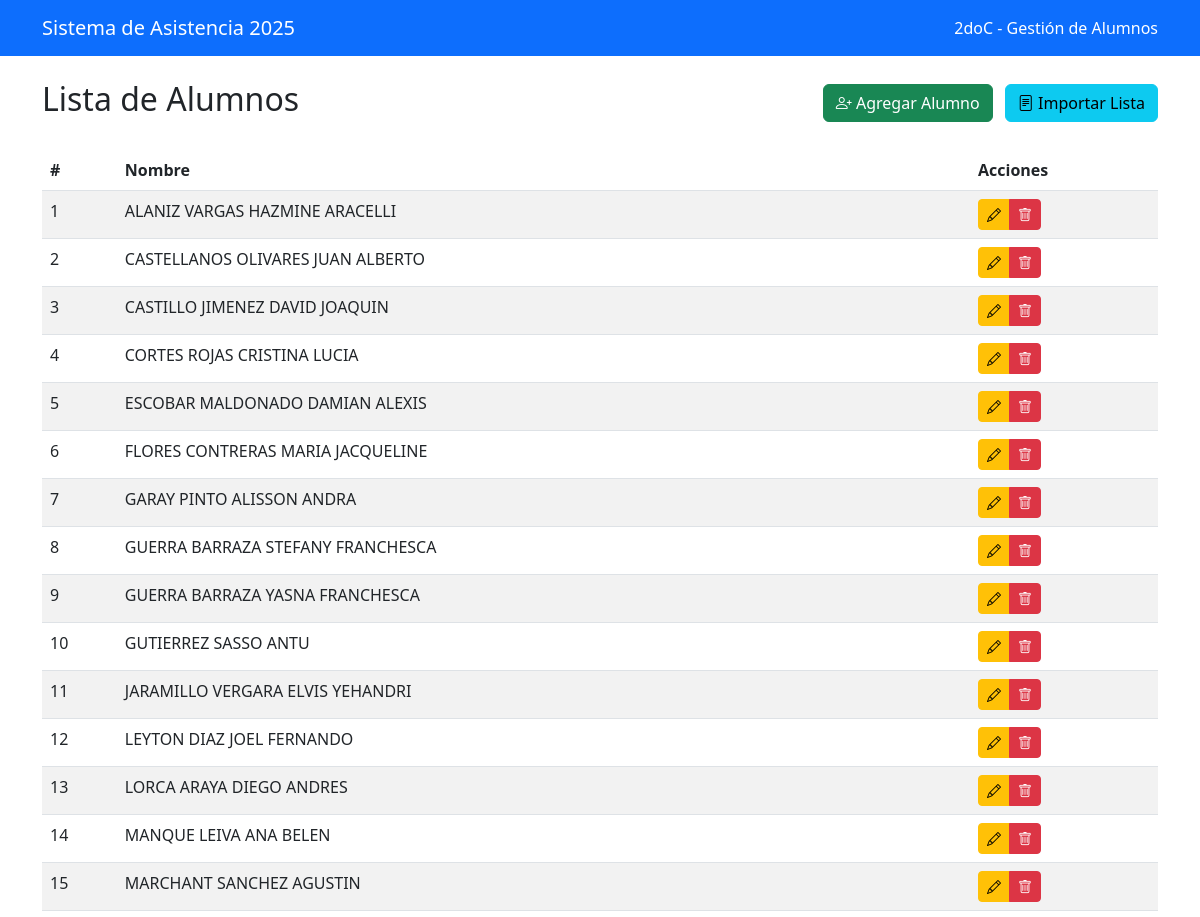
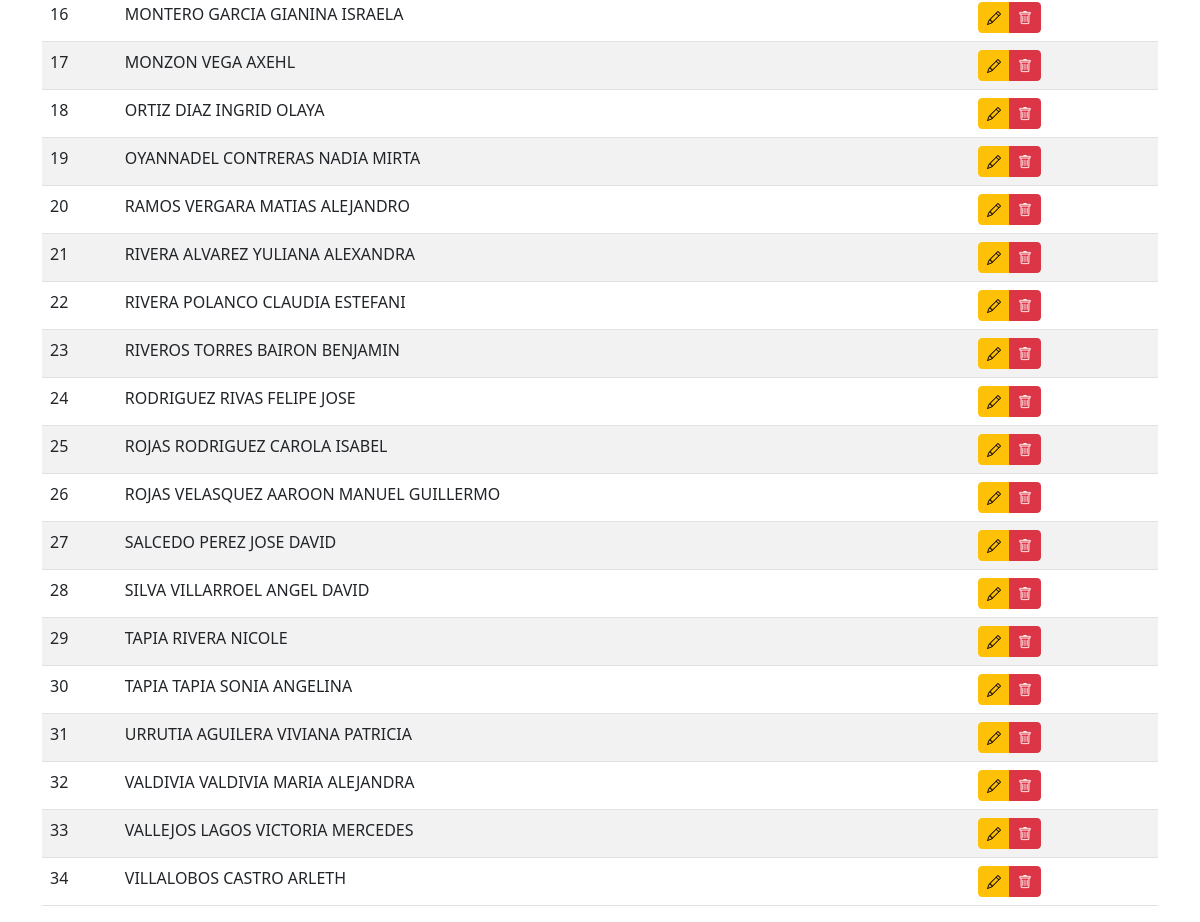
Screenshot of /curso/2/alumnos (signed in) with the database file from the repository (2 pictures, top to bottom).
### tables this page shows
CREATE TABLE cursos (
                id INTEGER PRIMARY KEY AUTOINCREMENT,
                nombre TEXT UNIQUE
            );

CREATE TABLE alumnos (
                id INTEGER PRIMARY KEY AUTOINCREMENT,
                nombre TEXT,
                id_curso INTEGER,
                FOREIGN KEY(id_curso) REFERENCES cursos(id)
            );

### app.py (the view)
@app.route('/curso/<int:id>/alumnos')
@login_required
def gestionar_alumnos(id):
    conn = get_db_connection()
    curso = conn.execute('SELECT * FROM cursos WHERE id = ?', (id,)).fetchone()
    alumnos = conn.execute('SELECT * FROM alumnos WHERE id_curso = ? ORDER BY nombre', (id,)).fetchall()
    conn.close()
    return render_template('alumnos.html', curso=curso, alumnos=alumnos)

### app.py (called while the page is built)
def get_db_connection():
    os.makedirs(os.path.dirname(DB_PATH), exist_ok=True)
    conn = sqlite3.connect(DB_PATH)
    conn.row_factory = sqlite3.Row
    cursor = conn.cursor()
    cursor.execute("SELECT name FROM sqlite_master WHERE type='table'")
    if not cursor.fetchall():
        init_db()
    return conn

def login_required(f):
    @wraps(f)
    def decorated_function(*args, **kwargs):
        if 'user_id' not in session:
            flash('Por favor inicia sesión para acceder', 'error')
            return redirect(url_for('login'))
        return f(*args, **kwargs)
    return decorated_function

### templates/alumnos.html (shortened to what this page needs)
<!DOCTYPE html>
<html lang="es">
<head>
    <link href="https://cdn.jsdelivr.net/npm/bootstrap@5.3.0/dist/css/bootstrap.min.css" rel="stylesheet">
    <link href="https://cdn.jsdelivr.net/npm/bootstrap-icons@1.7.2/font/bootstrap-icons.css" rel="stylesheet">
</head>
<body>
    <nav class="navbar navbar-expand-lg navbar-dark bg-primary">
        <div class="container">
            <a class="navbar-brand" href="/">Sistema de Asistencia 2025</a>
            <div class="navbar-text text-white">
                {{ curso.nombre }} - Gestión de Alumnos
            </div>
        </div>
    </nav>
    <div class="container mt-4">
        <div class="row mb-4">
            <div class="col">
                <div class="d-flex justify-content-between align-items-center">
                    <h2>Lista de Alumnos</h2>
                    <div>
                        <button class="btn btn-success me-2" onclick="agregarAlumno()">
                            <i class="bi bi-person-plus"></i> Agregar Alumno
                        </button>
                        <button class="btn btn-info" onclick="importarLista()">
                            <i class="bi bi-file-text"></i> Importar Lista
                        </button>
                    </div>
                </div>
            </div>
        </div>
        <div class="table-responsive">
            <table class="table table-striped table-hover">
                <thead>
                    <tr>
                        <th>#</th>
                        <th>Nombre</th>
                        <th>Acciones</th>
                    </tr>
                </thead>
                <tbody id="alumnosLista">
                    {% for alumno in alumnos %}
                    <tr id="alumno-{{ alumno.id }}">
                        <td>{{ loop.index }}</td>
                        <td>
                            <span class="alumno-nombre">{{ alumno.nombre }}</span>
                        </td>
                        <td>
                            <div class="btn-group">
                                <button class="btn btn-sm btn-warning" onclick="editarAlumno({{ alumno.id }})">
                                    <i class="bi bi-pencil"></i>
                                </button>
                                <button class="btn btn-sm btn-danger" onclick="confirmarBorrado({{ alumno.id }})">
                                    <i class="bi bi-trash"></i>
                                </button>
                            </div>
                        </td>
                    </tr>
                    {% endfor %}
                </tbody>
            </table>
        </div>
    </div>
</body>
</html>

### rows the page displays
cursos: nombre "2doC"
alumnos: nombre "ALANIZ VARGAS HAZMINE ARACELLI"
alumnos: nombre "CASTELLANOS OLIVARES JUAN ALBERTO"
alumnos: nombre "CASTILLO JIMENEZ DAVID JOAQUIN"
alumnos: nombre "CORTES ROJAS CRISTINA LUCIA"
alumnos: nombre "ESCOBAR MALDONADO DAMIAN ALEXIS"
alumnos: nombre "FLORES CONTRERAS MARIA JACQUELINE"
alumnos: nombre "GARAY PINTO ALISSON ANDRA"
alumnos: nombre "GUERRA BARRAZA STEFANY FRANCHESCA"
alumnos: nombre "GUERRA BARRAZA YASNA FRANCHESCA"
alumnos: nombre "GUTIERREZ SASSO ANTU"
alumnos: nombre "JARAMILLO VERGARA ELVIS YEHANDRI"
alumnos: nombre "LEYTON DIAZ JOEL FERNANDO"
alumnos: nombre "LORCA ARAYA DIEGO ANDRES"
alumnos: nombre "MANQUE LEIVA ANA BELEN"
alumnos: nombre "MARCHANT SANCHEZ AGUSTIN"
alumnos: nombre "MONTERO GARCIA GIANINA ISRAELA"
alumnos: nombre "MONZON VEGA AXEHL"
alumnos: nombre "ORTIZ DIAZ INGRID OLAYA"
alumnos: nombre "OYANNADEL CONTRERAS NADIA MIRTA"
alumnos: nombre "RAMOS VERGARA MATIAS ALEJANDRO"
alumnos: nombre "RIVERA ALVAREZ YULIANA ALEXANDRA"
alumnos: nombre "RIVERA POLANCO CLAUDIA ESTEFANI"
alumnos: nombre "RIVEROS TORRES BAIRON BENJAMIN"
alumnos: nombre "RODRIGUEZ RIVAS FELIPE JOSE"
alumnos: nombre "ROJAS RODRIGUEZ CAROLA ISABEL"
alumnos: nombre "ROJAS VELASQUEZ AAROON MANUEL GUILLERMO"
alumnos: nombre "SALCEDO PEREZ JOSE DAVID"
alumnos: nombre "SILVA VILLARROEL ANGEL DAVID"
alumnos: nombre "TAPIA RIVERA NICOLE"
alumnos: nombre "TAPIA TAPIA SONIA ANGELINA"
alumnos: nombre "URRUTIA AGUILERA VIVIANA PATRICIA"
alumnos: nombre "VALDIVIA VALDIVIA MARIA ALEJANDRA"
alumnos: nombre "VALLEJOS LAGOS VICTORIA MERCEDES"
alumnos: nombre "VILLALOBOS CASTRO ARLETH"
